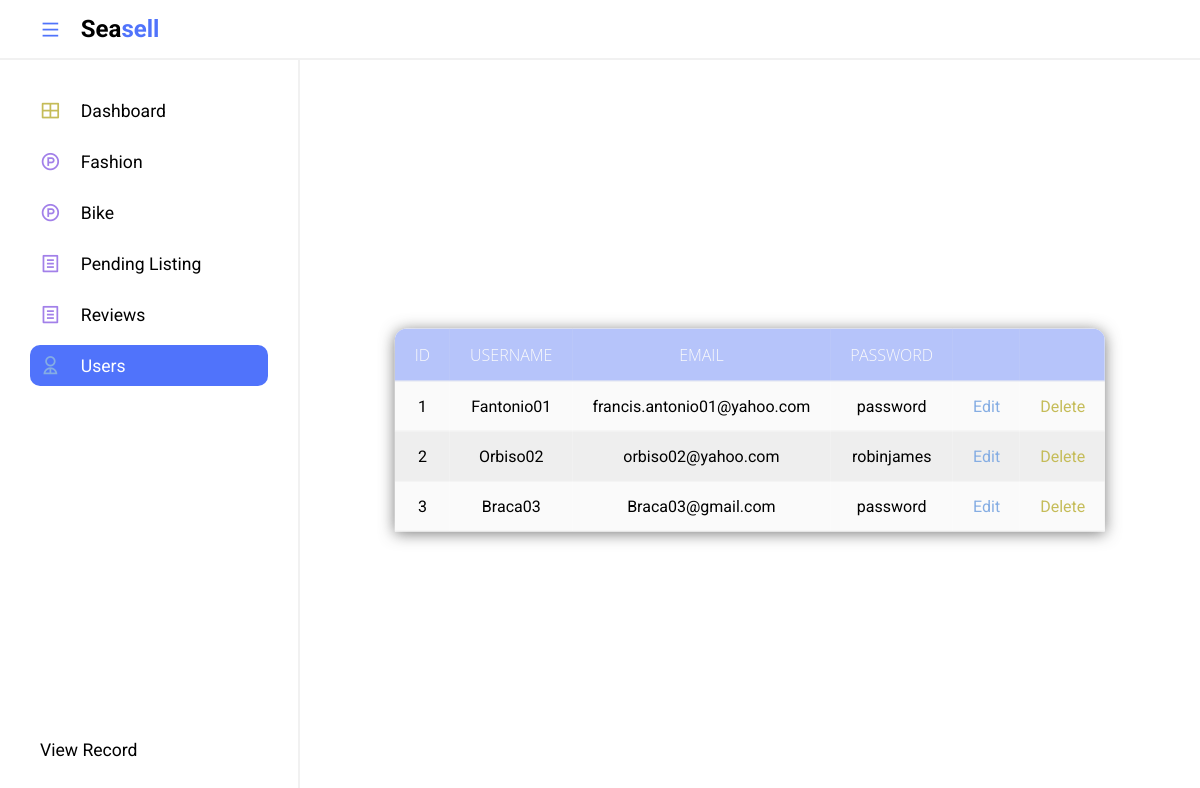
Screenshot of /FrontEnd/admin/user/adminusers.php with the database file from the repository.
### tables this page shows
CREATE TABLE `user` (
  `USER_ID` int(11) NOT NULL,
  `USERNAME` varchar(200) NOT NULL,
  `PASSWORD` varchar(200) NOT NULL,
  `FIRSTNAME` varchar(200) NOT NULL,
  `LASTNAME` varchar(200) NOT NULL,
  `BIO` longtext NOT NULL,
  `REGION` varchar(200) NOT NULL,
  `CITY` varchar(200) NOT NULL,
  `EMAIL_ADDRESS` varchar(200) NOT NULL,
  `MOBILE_NUMBER` varchar(200) NOT NULL,
  `GENDER` varchar(200) NOT NULL,
  `BIRTHDAY` varchar(200) NOT NULL,
  `PROFILE_PIC` varchar(200) NOT NULL,
  `SESSION_KEY` varchar(200) NOT NULL,
  `RATING` varchar(200) NOT NULL,
  `JOINED_DATE` varchar(200) NOT NULL
);

### FrontEnd/admin/user/adminusers.php (the view, shortened to what this page needs)
<!DOCTYPE html>
<html lang="en">
<head>
    <link rel="stylesheet" href="../adminpanel.css">
    <link href="https://cdn.jsdelivr.net/npm/remixicon@2.5.0/fonts/remixicon.css" rel="stylesheet">
</head>
<body>
    <section class="header">
        <div class="logo">
            <i class="ri-menu-line icon icon-0 menu"></i>
            <h2>Sea<span>sell</span></h2>
        </div>
    </section>
    <section class="main">
        <div class="sidebar">
            <ul class="sidebar--items">
                <li>
                    <a href="../index.php">
                        <span class="icon icon-1"><i class="ri-layout-grid-line"></i></span>
                        <span class="sidebar--item">Dashboard</span>
                    </a>
                </li>
                <li>
                    <a href="../fashion/fashionproduct.php">
                        <span class="icon icon-2"><i class="ri-product-hunt-line"></i></span>
                        <span class="sidebar--item">Fashion</span>
                    </a>
                </li>
                   <li>
                    <a href="../bike/productbike.php">
                        <span class="icon icon-2"><i class="ri-product-hunt-line"></i></span>
                        <span class="sidebar--item">Bike</span>
                    </a>
                </li>
                <li>
                    <a href="../listing/listed.php">
                        <span class="icon icon-2"><i class="ri-file-list-line"></i></span>
                        <span class="sidebar--item">Pending Listing</span>
                    </a>
                </li>
                <li>
                    <a href="../review/review.php">
                        <span class="icon icon-2"><i class="ri-file-list-line"></i></span>
                        <span class="sidebar--item">Reviews</span>
                    </a>
                </li>
                <li>
                    <a href="../user/adminusers.php" id="active--link">
                        <span class="icon icon-3"><i class="ri-user-2-line"></i></span>
                        <span class="sidebar--item" style="white-space: nowrap;">Users</span>
                    </a>
                </li>
            </ul>
            <ul class="sidebar--bottom-items">
                <li>
                    <a href="userrecord.php">
                        <span class="sidebar--item">View Record</span>
                    </a>
                </li>
            </ul>
        </div>
        <div class="main--content">
            <div class="filter">
 </div>
 <table >
 <thead>
 <tr>
 <th>ID</th>
 <th>Username</th>
 <th>Email</th>
 <th>Password</th>
 <th></th>
 <th></th>
 </tr>
</thead>
<tbody>
   <?php
    include"../../includes/functions/connection.php";
    $sql = "SELECT * FROM user";
    $result = $conn->query($sql);
    while($row = $result->fetch_assoc()){
        echo "
        <tr>
        <td>$row[USER_ID]</td>
        <td>$row[USERNAME]</td>
        <td>$row[EMAIL_ADDRESS]</td>
        <td>$row[PASSWORD]</td>
        <td>
            <a class='icon-3' href='useredit.php?id=$row[USER_ID]'>Edit</a>
        </td>
        <td>
            <a class='icon-1' href='userdelete.php?id=$row[USER_ID]'>Delete</a>
        </td>
        </tr>
        ";
    }
    ?>
</tbody>
 </table>
        </div>
    </section>
</body>
</html>

### FrontEnd/admin/adminpanel.css (style rules this page uses)
* { margin: 0; padding: 0; box-sizing: border-box; font-family: 'Roboto', sans-serif; }
body { position: relative; width: 100%; }
.header { height: 60px; width: 100%; display: flex; align-items: center; border-bottom: 2px solid #f1f1f1; }
.logo { display: flex; align-items: center; width: 300px; padding-left: 40px; }
.logo span { color: #5073fb; }
.main { position: relative; width: 100%; min-height: calc(100vh - 60px); }
.sidebar { position: absolute; top: 0; left: 0; height: 100%; width: 300px; background-color: #fff; padding: 30px; display: flex; flex-direction: column; justify-content: space-between; border-right: 2px solid #f1f1f1; transition: .3s; }
li { list-style: none; }
a { text-decoration: none; }
.sidebar--items a, .sidebar--bottom-items a { display: flex; align-items: center; margin-bottom: 10px; font-size: 1.1rem; color: #000; padding: 10px; border-radius: 10px; }
#active--link { background-color: #5073fb; color: #fff; }
.sidebar--bottom-items li:last-child a { margin-bottom: 0; }
.icon { position: relative; display: flex; align-items: center; justify-content: center; margin-right: 20px; font-size: 1.3rem; }
.icon-0 { color: #5073fb; }
.icon-1 { color: #c5bc58; }
.icon-2 { color: #a280e9; }
.icon-3 { color: #85ade3; }
.main--content { position: absolute; top: 0; right: 0; height: 100%; width: calc(100% - 300px); padding: 0 40px; overflow-y: scroll; transition: .3s; }
tr { border-bottom: 1px solid #f1f1f1; }
.filter { position: absolute; left: 0; top: 0; bottom: 0; right: 0; z-index: 1; }
table { position: absolute; z-index: 2; left: 50%; top: 50%; transform: translate(-50%,-50%); width: 60%; border-collapse: collapse; border-spacing: 0; box-shadow: 0 2px 15px rgba(64,64,64,.7); border-radius: 12px 12px 0 0; overflow: hidden; }
td , th { padding: 15px 20px; text-align: center; }
th { background-color: rgba(80, 115, 251, .4); color: #fafafa; font-family: 'Open Sans',Sans-serif; font-weight: 200; text-transform: uppercase; }
tr { width: 100%; background-color: #fafafa; font-family: 'Montserrat', sans-serif; }
tr:nth-child(even) { background-color: #eeeeee; }

### rows the page displays
user: USER_ID "1", USERNAME "Fantonio01", EMAIL_ADDRESS "francis.antonio01@yahoo.com", PASSWORD "password"
user: USER_ID "2", USERNAME "Orbiso02", EMAIL_ADDRESS "orbiso02@yahoo.com", PASSWORD "robinjames"
user: USER_ID "3", USERNAME "Braca03", EMAIL_ADDRESS "Braca03@gmail.com", PASSWORD "password"
